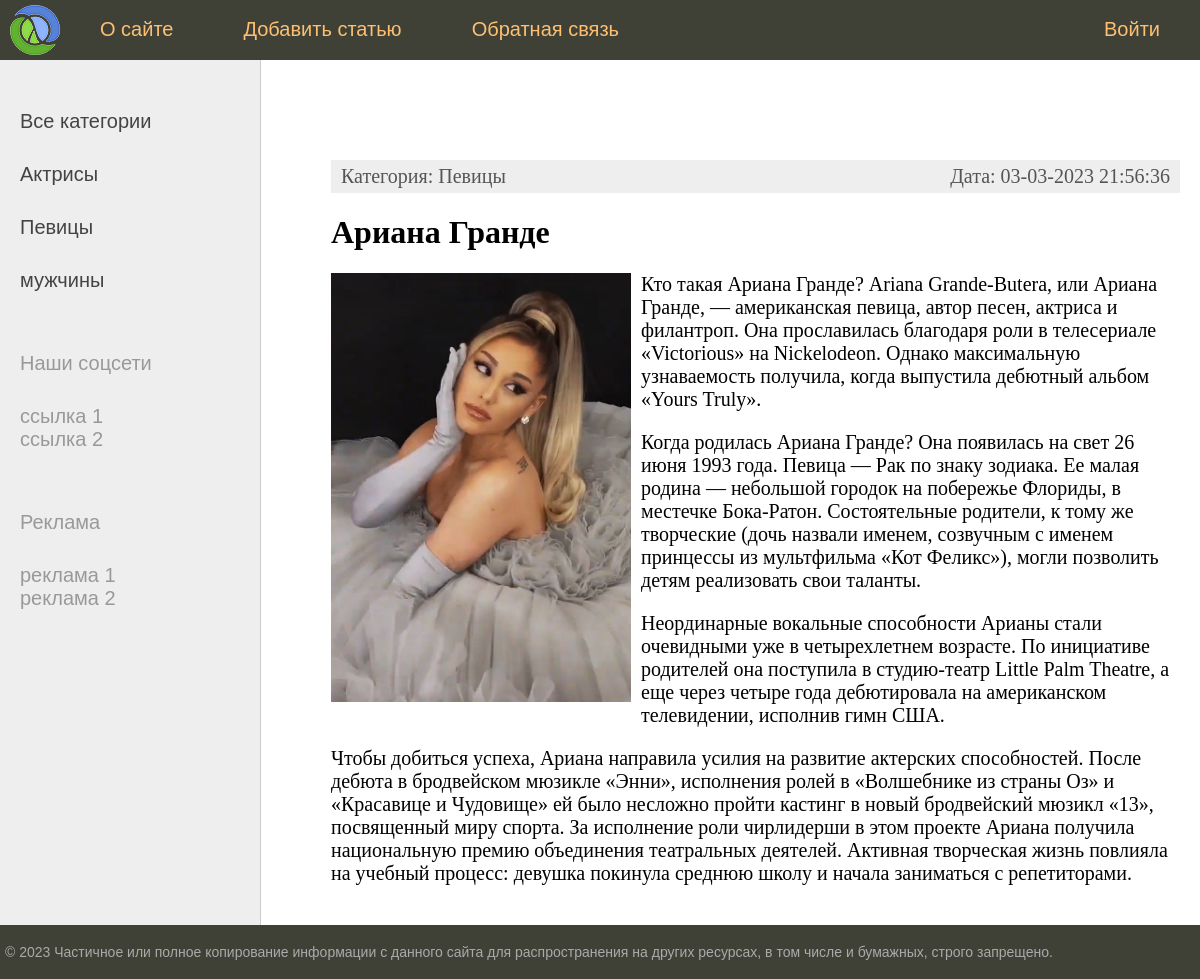
The app's page /post/ariana-grande/ with its own data.
### women/models.py (models this page shows, shortened)
class Category(models.Model):
    name = models.CharField(
        max_length=100,
        db_index=True,
        verbose_name='Категория',
    )
    slug = models.SlugField(
        max_length=255,
        unique=True,
        db_index=True,
        verbose_name='URL',
    )
    class Meta:
        verbose_name = "Категория"
        verbose_name_plural = "Категории"
        ordering = ['id']
    def __str__(self):
        return self.name
    def get_absolute_url(self):
        return reverse('category', kwargs={'cat_slug': self.slug})

class Women(models.Model):
    title = models.CharField(
        max_length=255,
        verbose_name='Заголовок',
    )
    slug = models.SlugField(
        max_length=255,
        unique=True,
        db_index=True,
        verbose_name='URL',
    )
    content = models.TextField(
        blank=True,
        verbose_name='Текст статьи',
    )
    photo = models.ImageField(
        upload_to='photos/%Y/%m/%d/',
        verbose_name='Фотография',
    )
    time_create = models.DateTimeField(
        auto_now_add=True,
        verbose_name='Время создания',
    )
    time_update = models.DateTimeField(
        auto_now=True,
        verbose_name='Время изменения',
    )
    is_published = models.BooleanField(
        default=True,
        verbose_name='Опубликовано?',
    )
    cat = models.ForeignKey(
        'Category',
        on_delete=models.PROTECT,
        verbose_name='Категория',
    )
    class Meta:
        verbose_name = "Известные женщины"
        verbose_name_plural = "Девушки"
        ordering = ['-time_create', 'title']

### women/views.py (the view)
# urls.py: path('post/<slug:post_slug>/', show_post, name='post'),
def show_post(request, post_slug):
    post = get_object_or_404(Women, slug=post_slug)
    context = {
        'post': post,
        'title': 'Посты',
    }
    return render(request, 'women/post.html', context=context)

### women/templatetags/women_tags.py (called while the page is built)
@register.simple_tag(name='main_menu')
def get_main_menu():
    return main_menu

@register.inclusion_tag('women/list_categories.html')
def show_categories(sort=None, cat_selected=0):
    if not sort:
        cats = Category.objects.all()
    else:
        cats = Category.objects.order_by(sort)
    return {'cats': cats, 'cat_selected': cat_selected}

### women/templates/women/post.html
{% extends 'women/base.html' %}
{% block content %}
  <div class="block">
    <div class="article-panel">
      <p class="first">
        {% if post.cat != None %}
          Категория: {{ post.cat }}
        {% endif %}
      </p>
      <p class="last">Дата: {{ post.time_update|date:'d-m-Y H:i:s' }}</p>
    </div>
    <h1>{{post.title}}</h1>
    <p>
      {% if post.photo %}
        <img class="img-article-left" src="{{post.photo.url}}" />
      {% endif%}
      {{post.content|linebreaks}}
    </p>
  </div>
{% endblock %}

### women/templates/women/list_categories.html
{% for c in cats %}
    {% if c.pk == cat_selected %}
        <li class="selected">{{ c.name }}</li>
    {% else %}
        <li><a href="{{ c.get_absolute_url }}">{{c.name}}</a></li>
    {% endif %}
{% endfor %}

### women/static/women/css/styles.css (style rules this page uses)
html, body { font-family: 'Arial'; margin: 0; padding: 0; height: 100%; width: 100%; color: #444; }
a { color: #0059b2; text-decoration: none; }
img { max-width: 600px; height: auto; }
img.img-article-left { max-width: 300px; height: auto; float: left; padding: 0 10px 10px 0; }
div.article-panel { background: #eee; padding: 5px 10px 5px 10px; box-sizing: border-box; overflow: hidden; color: #555; }
div.article-panel p.first { margin: 0; float: left; }
div.article-panel p.last { margin: 0; float: right; }
.left-chapters ul li { margin: 30px 0 0 0; color: #999; }
.left-chapters ul li a { color: #444; text-decoration: none; }
.content-text h1 { font-size: 32px; }

### records on screen
Category: name "Актрисы"
Category: name "Певицы"
Category: name "мужчины"
Women: cat "Певицы", time_update "03-03-2023 21:56:36", title "Ариана Гранде", photo (picture), content "Кто такая Ариана Гранде? Ariana Grande-Butera, или Ариана Гранде, — американская певица, автор песен, актриса и филантроп. Она прославилась благодаря роли в телесериале «Victorious» на Nickelodeon. Однако максимальную узнаваемость получила, когда выпустила дебютный альбом «Yours Truly». Когда родилась Ариана Гранде? Она появилась на свет 26 июня 1993 года. Певица — Рак по знаку зодиака. Ее малая родина — небольшой городок на побережье Флориды, в местечке Бока-Ратон. Состоятельные родители, к тому же творческие (дочь назвали именем, созвучным с именем принцессы из мультфильма «Кот Феликс»), могли позволить детям реализовать свои таланты. Неординарные вокальные способности Арианы стали…"

### other values on screen
{{ m.title }} "О сайте" "Добавить статью" "Обратная связь"
{{ m.title }} "Войти"
